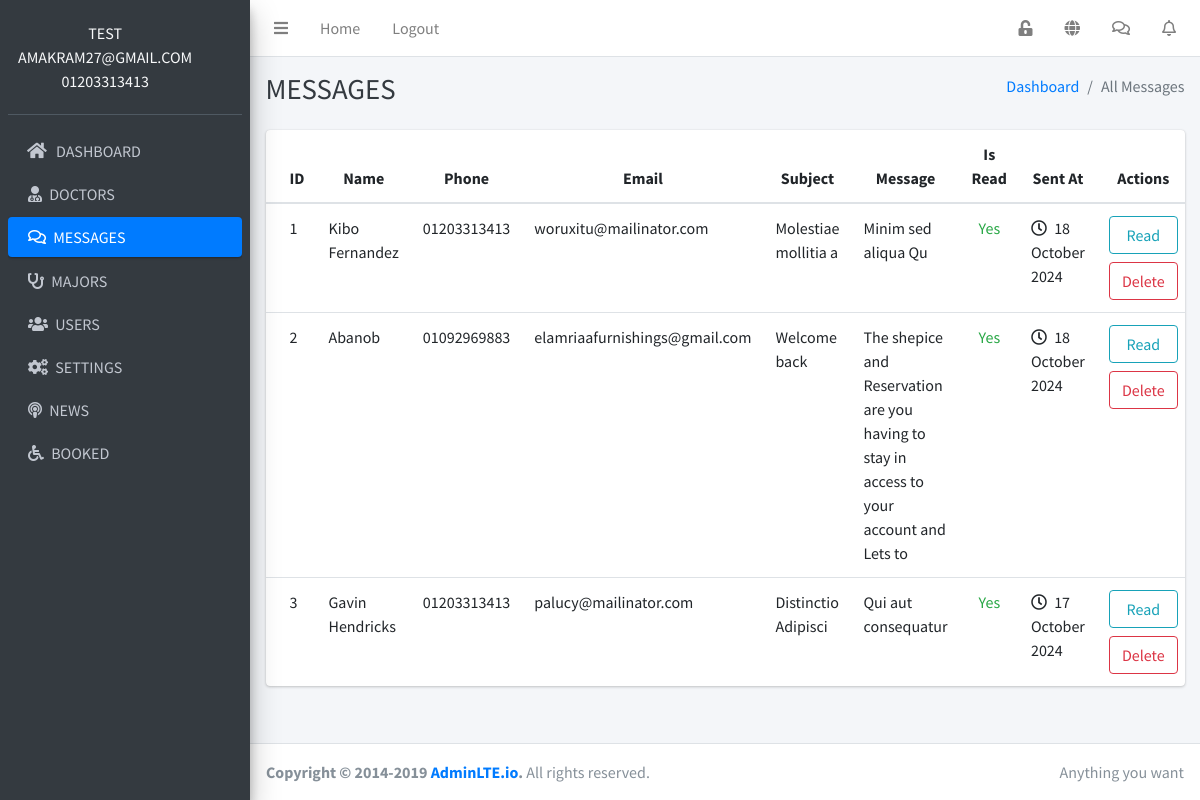
The page /?admin=allMessages (signed in) on the database its author committed.
### tables this page shows
CREATE TABLE `settings` (
  `id` int(11) NOT NULL,
  `site_name` varchar(200) NOT NULL,
  `question_img` varchar(255) NOT NULL,
  `question_home` text NOT NULL,
  `question_answer` text NOT NULL,
  `footer_title` text NOT NULL,
  `footer_contact` text NOT NULL,
  `footer_app_title` text NOT NULL,
  `footer_app_contact` text NOT NULL,
  `footer_app_img` varchar(255) NOT NULL
);

CREATE TABLE `messages` (
  `id` int(11) NOT NULL,
  `name` varchar(200) NOT NULL,
  `phone` varchar(50) NOT NULL,
  `email` varchar(255) NOT NULL,
  `subject` varchar(255) NOT NULL,
  `message` text NOT NULL,
  `is_readed` int(11) NOT NULL DEFAULT 0,
  `created_at` datetime NOT NULL DEFAULT current_timestamp()
);

### controllers/admin/messages/allMessages.php (called while the page is built)
<?php require_once BASE_PATH . '../model/Model.php' ?>
<?php
$allMessages = Model::getAll("messages",sort_by:"ORDER BY `created_at` DESC");
require_once BASE_PATH . "../views/backend/messages.php";
?>

### index.php (called while the page is built)
<?php
require_once 'route/web.php'; ?>

### model/Model.php (called while the page is built, shortened)
<?php
abstract class Model{
    protected static function conn(){
        $conn = mysqli_connect("localhost","root","","clinic");
        return $conn;
    }
    public static function getSettings($table_name){
        $conn = self::conn();
        $sql = "SELECT * FROM `$table_name`  LIMIT 1";
        $result = mysqli_query($conn, $sql);
        return mysqli_fetch_assoc($result);
    }
    public static function getAll($table_name,$fileds = "*",$limit='',$where='',$sort_by = ''){
        $conn = self::conn();
        $sql = "SELECT $fileds FROM `$table_name` $where $sort_by $limit";
        $result = mysqli_query($conn, $sql);
        $rows = [];
        while($row = mysqli_fetch_assoc($result)) {
            $rows[] = $row;
        }
        return $rows;
    }
}

### core/functions.php (called while the page is built, shortened)
<?php
function activeAdminLink($active_id,$id){
    if($active_id == $id){
        return 'active';
    }
    return '';
}

### views/backend/messages.php (the view, shortened to what this page needs)
<?php
if (!empty($_SESSION['user_id'])): ?>
    <?php require_once('inc/header.php') ?>
    <body class="hold-transition sidebar-mini">
        <div class="wrapper">
            <?php require_once('inc/navbar.php') ?>
            <?php require_once('inc/sidebar.php') ?>
            <div class="content-wrapper">
                <div class="content-header">
                    <div class="container-fluid">
                        <div class="row mb-2">
                            <div class="col-sm-6">
                                <h1 class="m-0 text-dark"><?= strtoupper($page_name) ?></h1>
                            </div>
                            <div class="col-sm-6">
                                <ol class="breadcrumb float-sm-right">
                                    <li class="breadcrumb-item"><a href="<?= '?admin=dashboard' ?>">Dashboard</a></li>
                                    <ages class="breadcrumb-item active">All Messages</ages>
                                </ol>
                            </div>
                        </div>
                    </div>
                </div>
                <div class="content">
                    <div class="container-fluid">
                        <div class="row">
                            <div class="col-lg-12">
                                <div class="card">
                                    <div class="card-body table-responsive p-0">
                                        <table class="table table-hover">
                                            <thead class="text-center">
                                                <tr>
                                                    <th>ID</th>
                                                    <th>Name</th>
                                                    <th>Phone</th>
                                                    <th>Email</th>
                                                    <th>Subject</th>
                                                    <th>Message</th>
                                                    <th>Is Read</th>
                                                    <th>Sent At</th>
                                                    <th>
                                                        Actions
                                                    </th>
                                                </tr>
                                            </thead>
                                            <tbody>
                                                <?php $i = 1; ?>
                                                <?php foreach ($allMessages as $message): ?>
                                                    <tr>
                                                        <td><?= $i++ ?></td>
                                                        <td><?= $message['name'] ?></td>
                                                        <td><?= $message['phone'] ?></td>
                                                        <td><?= $message['email'] ?></td>
                                                        <td><?= $message['subject'] ?></td>
                                                        <td><?= $message['message'] ?></td>
                                                        <?php if ($message['is_readed'] == 0): ?>
                                                            <td class="text-center text-danger">Not Yet</td>
                                                        <?php else: ?>
                                                            <td class="text-center text-success">Yes</td>
                                                        <?php endif; ?>
                                                        <td> <span class="date"> <i class="far fa-clock mr-1"></i>
                                                                <?= date('d F Y', strtotime($message['created_at'])) ?>
                                                            </span></td>
                                                        <td>
                                                            <a href="?admin=getMessage&id=<?= $message['id'] ?>"
                                                                title="Read This message"
                                                                class="btn btn-block btn-outline-info">Read</a>
                                                            <a href="?admin=deleteMessage&id=<?= $message['id'] ?>"
                                                                title="Delete This message"
                                                                class="btn btn-block btn-outline-danger">Delete</a>
                                                        </td>
                                                    </tr>
                                                <?php endforeach; ?>
                                            </tbody>
                                        </table>
                                    </div>
                                </div>
                            </div>
                        </div>
                    </div>
                </div>
            </div>
            <?php require_once('inc/footer.php') ?>
        <?php else:
    header("location:" . $_SERVER['HTTP_REFERER']);
    ?>
        <?php endif; ?>

### route/web.php (shortened to what this page needs)
<?php
require_once 'core/functions.php';
if (isset($_GET['page'])) {
    $page = $_GET['page'];
    switch ($page) {
        case "home":
            require_once BASE_PATH . '../controllers/user/home.php';
            break;
        case "doctors":
            require_once BASE_PATH . '../controllers/doctor/doctors.php';
            break;
        case "major":
            require_once BASE_PATH . '../controllers/major/major.php';
            break;
        case "login":
            require_once BASE_PATH . '../controllers/login/login.php';
            break;
        case "register":
            require_once BASE_PATH . '../controllers/login/register.php';
            break;
        case "message":
            require_once BASE_PATH . '../controllers/message/message.php';
            break;
        case "getDoctors":
            require_once BASE_PATH . '../controllers/user/getDoctors.php';
            break;
        case "store_appoint":
            require_once BASE_PATH . '../controllers/doctor/store_appoint.php';
            break;
        case "store_message":
            require_once BASE_PATH . '../controllers/message/store_message.php';
            break;
        case "checkUser":
            require_once BASE_PATH . '../controllers/admin/checkUser.php';
            break;
        case "addNewUser":
            require_once BASE_PATH . '../controllers/login/addNewUser.php';
            break;
        case "store_book":
            require_once BASE_PATH . '../controllers/doctor/store_book.php';
            break;
        default:
            require_once BASE_PATH . '../views/errors/404.php';
    }
} elseif (isset($_GET['admin']) && isset($_SESSION['user_id'])) {
    $admin_page = $_GET['admin'];
    switch ($admin_page) {
        case "allMessages":
            $active_id = 2;
            $page_name = 'Messages';
            require_once BASE_PATH . '../controllers/admin/messages/allMessages.php';
            break;
    }
} else {
    require_once BASE_PATH . '../controllers/user/home.php';
}
?>

### views/backend/inc/header.php (shortened to what this page needs)
<?php $settings = Settings::getSettings("settings")?>
<!DOCTYPE html>
    <html lang="en">
    <head>
      <link rel="stylesheet" href="assets/admin/plugins/fontawesome-free/css/all.min.css">
      <link rel="stylesheet" href="assets/admin/dist/css/adminlte.min.css">
    </head>

### views/backend/inc/navbar.php (shortened to what this page needs)
<nav class="main-header navbar navbar-expand navbar-white navbar-light">
  <ul class="navbar-nav">
    <li class="nav-item">
      <a class="nav-link" data-widget="pushmenu" href="#"><i class="fas fa-bars"></i></a>
    </li>
    <li class="nav-item d-none d-sm-inline-block">
      <a href="<?= '?admin=dashboard'; ?>" class="nav-link">Home</a>
    </li>
    <li class="nav-item d-none d-sm-inline-block">
      <a href="<?= '?admin=logout' ?>" class="nav-link">Logout</a>
    </li>
  </ul>
  <ul class="navbar-nav ml-auto">
    <li class="nav-item">
      <a class="nav-link" href="<?= '?admin=logout' ?>">
        <i class="fa fa-unlock-alt" title="Sign out"></i>
      </a>
    </li>
    <li class="nav-item">
      <a class="nav-link" target="_blank" rel="noopener noreferrer" href="<?= '?page=home' ?>">
        <i class="fa fa-globe" title="Go To WebSite"></i>
      </a>
    </li>
    <li class="nav-item dropdown">
      <a class="nav-link" data-toggle="dropdown" href="#">
        <i class="far fa-comments"></i>
      </a>
    </li>
     <li class="nav-item dropdown">
      <a class="nav-link" data-toggle="dropdown" href="#">
        <i class="far fa-bell"></i>
      </a>
    </li>
  </ul>
</nav>

### views/backend/inc/sidebar.php
<aside class="main-sidebar sidebar-dark-primary elevation-4">
  <div class="sidebar">
    <div class="user-panel mt-3 pb-3 mb-3 d-flex ">
      <div class="info text-center">
        <a href="?admin=dashboard" class="d-block text-light"><?= strtoupper($settings['site_name']) ?> <br>
          <?= strtoupper($_SESSION["email"]) ?> <br>
          <?= strtoupper($_SESSION["phone"]) ?>
        </a>
      </div>
    </div>
    <nav class="mt-2">
      <ul class="nav nav-pills nav-sidebar flex-column" data-widget="treeview" role="menu" data-accordion="false">
        <li class="nav-item">
          <a href="<?= '?admin=dashboard' ?>" class="nav-link <?= activeAdminLink($active_id, 0); ?>">
            <i class="nav-icon fas fa-home"></i>
            <p>
              DASHBOARD
            </p>
          </a>
        </li>
        <li class="nav-item">
          <a href="<?= '?admin=allDoctors' ?>" class="nav-link <?= activeAdminLink($active_id, 1); ?>">
          <i class="fa fa-user-md m-1"></i>
            <p>
              DOCTORS
            </p>
          </a>
        </li>
        <li class="nav-item">
          <a href="<?= '?admin=allMessages' ?>" class="nav-link <?= activeAdminLink($active_id, 2); ?>">
          <i class="far fa-comments m-1"></i>
            <p>
              MESSAGES
            </p>
          </a>
        </li>
        <li class="nav-item">
          <a href="<?= '?admin=allMajors' ?>" class="nav-link <?= activeAdminLink($active_id, 3); ?>">
          <i class="fa fa-stethoscope m-1"></i>
            <p>
              MAJORS
            </p>
          </a>
        </li>
        <li class="nav-item">
          <a href="<?= '?admin=allUsers' ?>" class="nav-link <?= activeAdminLink($active_id, 4); ?>">
          <i class="fas fa-users m-1"></i>
            <p>
              USERS
            </p>
          </a>
        </li>
        <li class="nav-item">
          <a href="<?= '?admin=WebsiteSettings' ?>" class="nav-link <?= activeAdminLink($active_id, 5); ?>">
          <i class="fa fa-cogs m-1"></i>
            <p>
              SETTINGS
            </p>
          </a>
        </li>
        <li class="nav-item">
          <a href="<?= '?admin=allNews' ?>" class="nav-link <?= activeAdminLink($active_id, 6); ?>">
          <i class="fa fa-podcast m-1"></i>
            <p>
              NEWS
            </p>
          </a>
        </li>
        <li class="nav-item">
          <a href="<?= '?admin=allBooked' ?>" class="nav-link <?= activeAdminLink($active_id, 7); ?>">
          <i class="fa fa-wheelchair m-1"></i>
            <p>
              BOOKED
            </p>
          </a>
        </li>
      </ul>
    </nav>
  </div>
</aside>

### views/backend/inc/footer.php (shortened to what this page needs)
  <footer class="main-footer">
    <div class="float-right d-none d-sm-inline">
      Anything you want
    </div>
    <strong>Copyright &copy; 2014-2019 <a href="https://adminlte.io">AdminLTE.io</a>.</strong> All rights reserved.
  </footer>
</div>
</body>
</html>

### rows shown on the page
settings: site_name "TEST"
messages: name "Kibo Fernandez", phone "01203313413", email "woruxitu@mailinator.com", subject "Molestiae mollitia a", message "Minim sed aliqua Qu", is_readed "Yes", created_at "18 October 2024"
messages: name "Abanob", phone "01092969883", email "elamriaafurnishings@gmail.com", subject "Welcome back", message "The shepice and Reservation are you having to stay in access to your account and Lets to", is_readed "Yes", created_at "18 October 2024"
messages: name "Gavin Hendricks", phone "01203313413", email "palucy@mailinator.com", subject "Distinctio Adipisci", message "Qui aut consequatur", is_readed "Yes", created_at "17 October 2024"

### other values the page prints
$_SESSION["email"] "AMAKRAM27@GMAIL.COM"
$_SESSION["phone"] "01203313413"
$page_name "MESSAGES"
